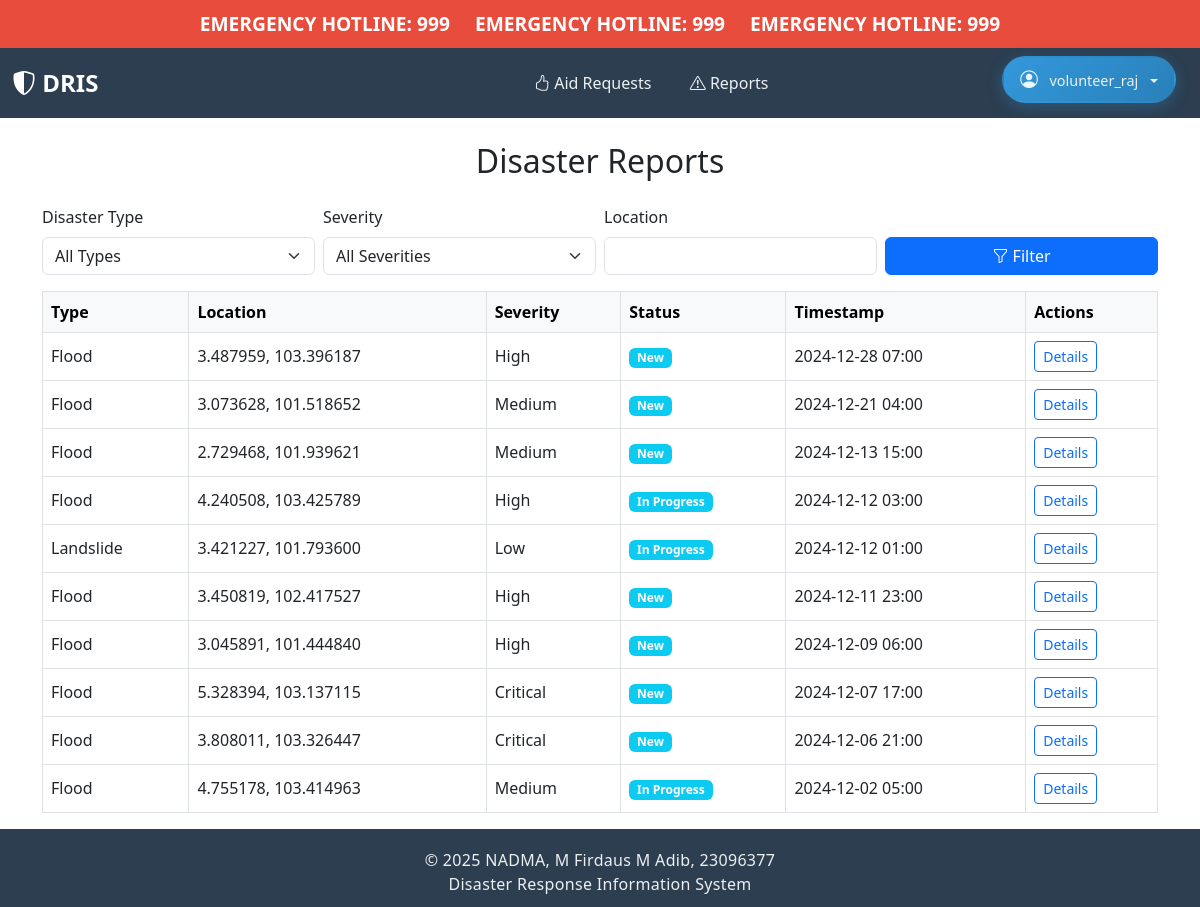
The page /reports/ (signed in) on the database its author committed.
### core/models.py (models this page shows, shortened)
class User(AbstractUser):
    ROLE_CHOICES = [
        ("CITIZEN", "Citizen"),
        ("VOLUNTEER", "Volunteer"),
        ("AUTHORITY", "Authority"),
    ]
    role = models.CharField(max_length=10, choices=ROLE_CHOICES)

class DisasterReport(models.Model):
    DISASTER_TYPES = [
        ("FLOOD", "Flood"),
        ("LANDSLIDE", "Landslide"),
        ("HAZE", "Haze"),
        ("FIRE", "Fire"),
        ("EARTHQUAKE", "Earthquake"),
        ("OTHER", "Other"),
    ]
    SEVERITY_CHOICES = [
        ("LOW", "Low"),
        ("MEDIUM", "Medium"),
        ("HIGH", "High"),
        ("CRITICAL", "Critical"),
    ]
    STATUS_CHOICES = [
        ("NEW", "New"),
        ("VERIFIED", "Verified"),
        ("IN_PROGRESS", "In Progress"),
        ("RESOLVED", "Resolved"),
    ]
    reporter = models.ForeignKey(User, on_delete=models.CASCADE)
    disaster_type = models.CharField(max_length=10, choices=DISASTER_TYPES)
    description = models.TextField(help_text="Detailed description of the disaster")
    latitude = models.DecimalField(
        max_digits=9,
        decimal_places=6,
        validators=[MinValueValidator(-90), MaxValueValidator(90)],
    )
    longitude = models.DecimalField(
        max_digits=9,
        decimal_places=6,
        validators=[MinValueValidator(-180), MaxValueValidator(180)],
    )
    severity = models.CharField(max_length=8, choices=SEVERITY_CHOICES)
    status = models.CharField(max_length=11, choices=STATUS_CHOICES, default="NEW")
    timestamp = models.DateTimeField(auto_now_add=True)
    last_updated = models.DateTimeField(auto_now=True)

### core/views.py (the view)
# urls.py: path("reports/", views.DisasterReportListView.as_view(), name="report_list"),
@method_decorator(login_required, name="dispatch")
class DisasterReportListView(ListView):
    model = DisasterReport
    template_name = "disaster/report_list.html"
    context_object_name = "reports"
    ordering = ["-timestamp"]
    def get_queryset(self):
        queryset = super().get_queryset()
        user = self.request.user
        if user.is_superuser or user.is_staff:
            return queryset
        if user.role == "CITIZEN":
            return queryset.filter(reporter=user)
        return queryset

### core/templates/disaster/report_list.html (shortened to what this page needs)
{% extends "core/home.html" %}
{% block content %}
<div class="container mt-4">
    <h2 class="mb-4 text-center">Disaster Reports</h2>
    <div class="row mb-3">
        <div class="col-md-12">
            <form method="get" class="row g-2 align-items-end">
                <div class="col-md-3">
                    <label for="type" class="form-label">Disaster Type</label>
                    <select name="type" id="type" class="form-select">
                        <option value="">All Types</option>
                    </select>
                </div>
                <div class="col-md-3">
                    <label for="severity" class="form-label">Severity</label>
                    <select name="severity" id="severity" class="form-select">
                        <option value="">All Severities</option>
                    </select>
                </div>
                <div class="col-md-3">
                    <label for="location" class="form-label">Location</label>
                    <input type="text" name="location" id="location" class="form-control" value="{{ request.GET.location }}">
                </div>
                <div class="col-md-3">
                    <button type="submit" class="btn btn-primary w-100">
                        <i class="bi bi-funnel"></i> Filter
                    </button>
                </div>
            </form>
        </div>
    </div>
    <div class="row">
        <div class="col-12">
            {% if reports %}
                <div class="table-responsive">
                    <table class="table table-bordered table-hover align-middle">
                        <thead class="table-light">
                            <tr>
                                <th>Type</th>
                                <th>Location</th>
                                <th>Severity</th>
                                <th>Status</th>
                                <th>Timestamp</th>
                                <th>Actions</th>
                            </tr>
                        </thead>
                        <tbody>
                            {% for report in reports %}
                                <tr>
                                    <td>{{ report.get_disaster_type_display }}</td>
                                    <td>{{ report.latitude }}, {{ report.longitude }}</td>
                                    <td>{{ report.get_severity_display }}</td>
                                    <td>
                                        <span class="badge bg-info">{{ report.get_status_display }}</span>
                                    </td>
                                    <td>{{ report.timestamp|date:"Y-m-d H:i" }}</td>
                                    <td>
                                        <a href="{% url 'disaster_report_detail' report.pk %}" class="btn btn-sm btn-outline-primary">
                                            Details
                                        </a>
                                    </td>
                                </tr>
                            {% endfor %}
                        </tbody>
                    </table>
                </div>
            {% else %}
                <div class="alert alert-warning text-center" role="alert">
                    No disaster reports found.
                </div>
            {% endif %}
        </div>
    </div>
</div>
{% endblock %}

### core/templates/core/navbar.html (shortened to what this page needs)
<div class="emergency-banner">
    <span class="emergency-marquee">EMERGENCY HOTLINE: 999 &nbsp; &nbsp; EMERGENCY HOTLINE: 999 &nbsp; &nbsp; EMERGENCY HOTLINE: 999</span>
</div>
<nav class="navbar navbar-expand-lg navbar-dark">
  <div class="container-fluid">
    <a class="navbar-brand" href="{% url 'home' %}">
      <i class="bi bi-shield-shaded"></i> DRIS
    </a>
    <div class="collapse navbar-collapse d-flex justify-content-center align-items-center" id="mainNavbar">
      <div class="flex-row navbar-nav d-flex align-items-center">
        {% if user.is_authenticated %}
            {% if user.is_superuser or user.is_staff or user.role == 'AUTHORITY' %}
                <a class="nav-link" href="{% url 'report_list' %}">
                    <i class="bi bi-clipboard-data"></i> Manage Reports
                </a>
                <a class="nav-link" href="{% url 'aid_request_list' %}">
                    <i class="bi bi-gear"></i> Manage Aid
                </a>
                <a class="nav-link" href="{% url 'shelter_directory' %}">
                    <i class="bi bi-house-door"></i> Manage Shelters
                </a>
                <a class="nav-link" href="{% url 'authority_analytics' %}">
                    <i class="bi bi-bar-chart"></i> Analytics
                </a>
            {% elif user.role == 'VOLUNTEER' %}
                <a class="nav-link" href="{% url 'aid_request_list' %}">
                    <i class="bi bi-hand-thumbs-up"></i> Aid Requests
                </a>
                <a class="nav-link" href="{% url 'report_list' %}">
                    <i class="bi bi-exclamation-triangle"></i> Reports
                </a>
            {% endif %}
            <div class="navbar-profile">
              <div class="dropdown">
                <button class="btn dropdown-toggle user-profile-dropdown" type="button" data-bs-toggle="dropdown" aria-expanded="false">
                  <i class="bi bi-person-circle profile-icon"></i> {{ user.username }}
                </button>
              </div>
            </div>
        {% endif %}
      </div>
    </div>
  </div>
</nav>

### core/templates/core/navbar.html (style rules this page uses)
.emergency-banner { background: #e74c3c; color: #fff; padding: 0.75rem 0; width: 100%; overflow: hidden; position: relative; z-index: 1050; font-weight: bold; font-size: 1.2rem; display: flex; align-items: center; justify-content: center; min-height: 48px; }
.emergency-marquee { display: inline-block; white-space: nowrap; animation: marquee 10s linear infinite; font-family: inherit; }
.navbar { background-color: #2c3e50; padding: 0.75rem 0; }
.navbar-brand { color: white !important; font-weight: bold; font-size: 1.5rem; }
.nav-link { color: #ecf0f1 !important; padding: 0.5rem 1rem !important; white-space: nowrap; transition: all 0.3s ease; border-radius: 8px; margin: 0 0.2rem; }
.navbar-nav { align-items: center; }
.dropdown-toggle { color: #ecf0f1 !important; background: none; border: none; padding: 0.5rem 1rem !important; }
.dropdown-toggle::after { margin-left: 0.5rem; }
.user-profile-dropdown { background: linear-gradient(135deg, #3498db, #2980b9); border-radius: 25px; padding: 0.5rem 1.2rem; margin: 0 0.5rem; font-size: 0.9rem; font-weight: 500; border: 2px solid transparent; transition: all 0.3s ease; box-shadow: 0 4px 15px rgba(52, 152, 219, 0.3); }
.navbar-profile { margin-left: 1rem; display: flex; align-items: center; }
.profile-icon { font-size: 1.1rem; margin-right: 0.5rem; color: rgba(255,255,255,0.9); }

### rows shown on the page
User: username "volunteer_raj"
DisasterReport: disaster_type "Flood", latitude "3.487959", longitude "103.396187", severity "High", status "New", timestamp "2024-12-28 07:00"
DisasterReport: disaster_type "Flood", latitude "3.073628", longitude "101.518652", severity "Medium", status "New", timestamp "2024-12-21 04:00"
DisasterReport: disaster_type "Flood", latitude "2.729468", longitude "101.939621", severity "Medium", status "New", timestamp "2024-12-13 15:00"
DisasterReport: disaster_type "Flood", latitude "4.240508", longitude "103.425789", severity "High", status "In Progress", timestamp "2024-12-12 03:00"
DisasterReport: disaster_type "Landslide", latitude "3.421227", longitude "101.793600", severity "Low", status "In Progress", timestamp "2024-12-12 01:00"
DisasterReport: disaster_type "Flood", latitude "3.450819", longitude "102.417527", severity "High", status "New", timestamp "2024-12-11 23:00"
DisasterReport: disaster_type "Flood", latitude "3.045891", longitude "101.444840", severity "High", status "New", timestamp "2024-12-09 06:00"
DisasterReport: disaster_type "Flood", latitude "5.328394", longitude "103.137115", severity "Critical", status "New", timestamp "2024-12-07 17:00"
DisasterReport: disaster_type "Flood", latitude "3.808011", longitude "103.326447", severity "Critical", status "New", timestamp "2024-12-06 21:00"
DisasterReport: disaster_type "Flood", latitude "4.755178", longitude "103.414963", severity "Medium", status "In Progress", timestamp "2024-12-02 05:00"
